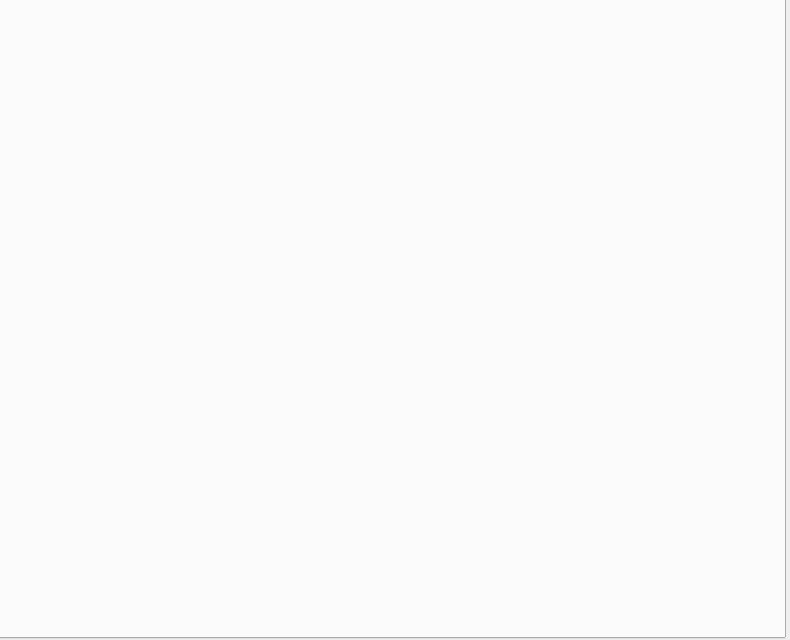
<?xml version="1.0" encoding="UTF-8"?>
<ui version="4.0">
 <class>MainWindow</class>
 <widget class="QMainWindow" name="MainWindow">
  <property name="geometry">
   <rect>
    <x>0</x>
    <y>0</y>
    <width>790</width>
    <height>640</height>
   </rect>
  </property>
  <property name="windowTitle">
   <string>RSA</string>
  </property>
  <widget class="QWidget" name="centralwidget">
   <widget class="QTabWidget" name="tabWidget">
    <property name="geometry">
     <rect>
      <x>-4</x>
      <y>-1</y>
      <width>790</width>
      <height>640</height>
     </rect>
    </property>
   </widget>
  </widget>
 </widget>
 <resources/>
 <connections/>
</ui>
